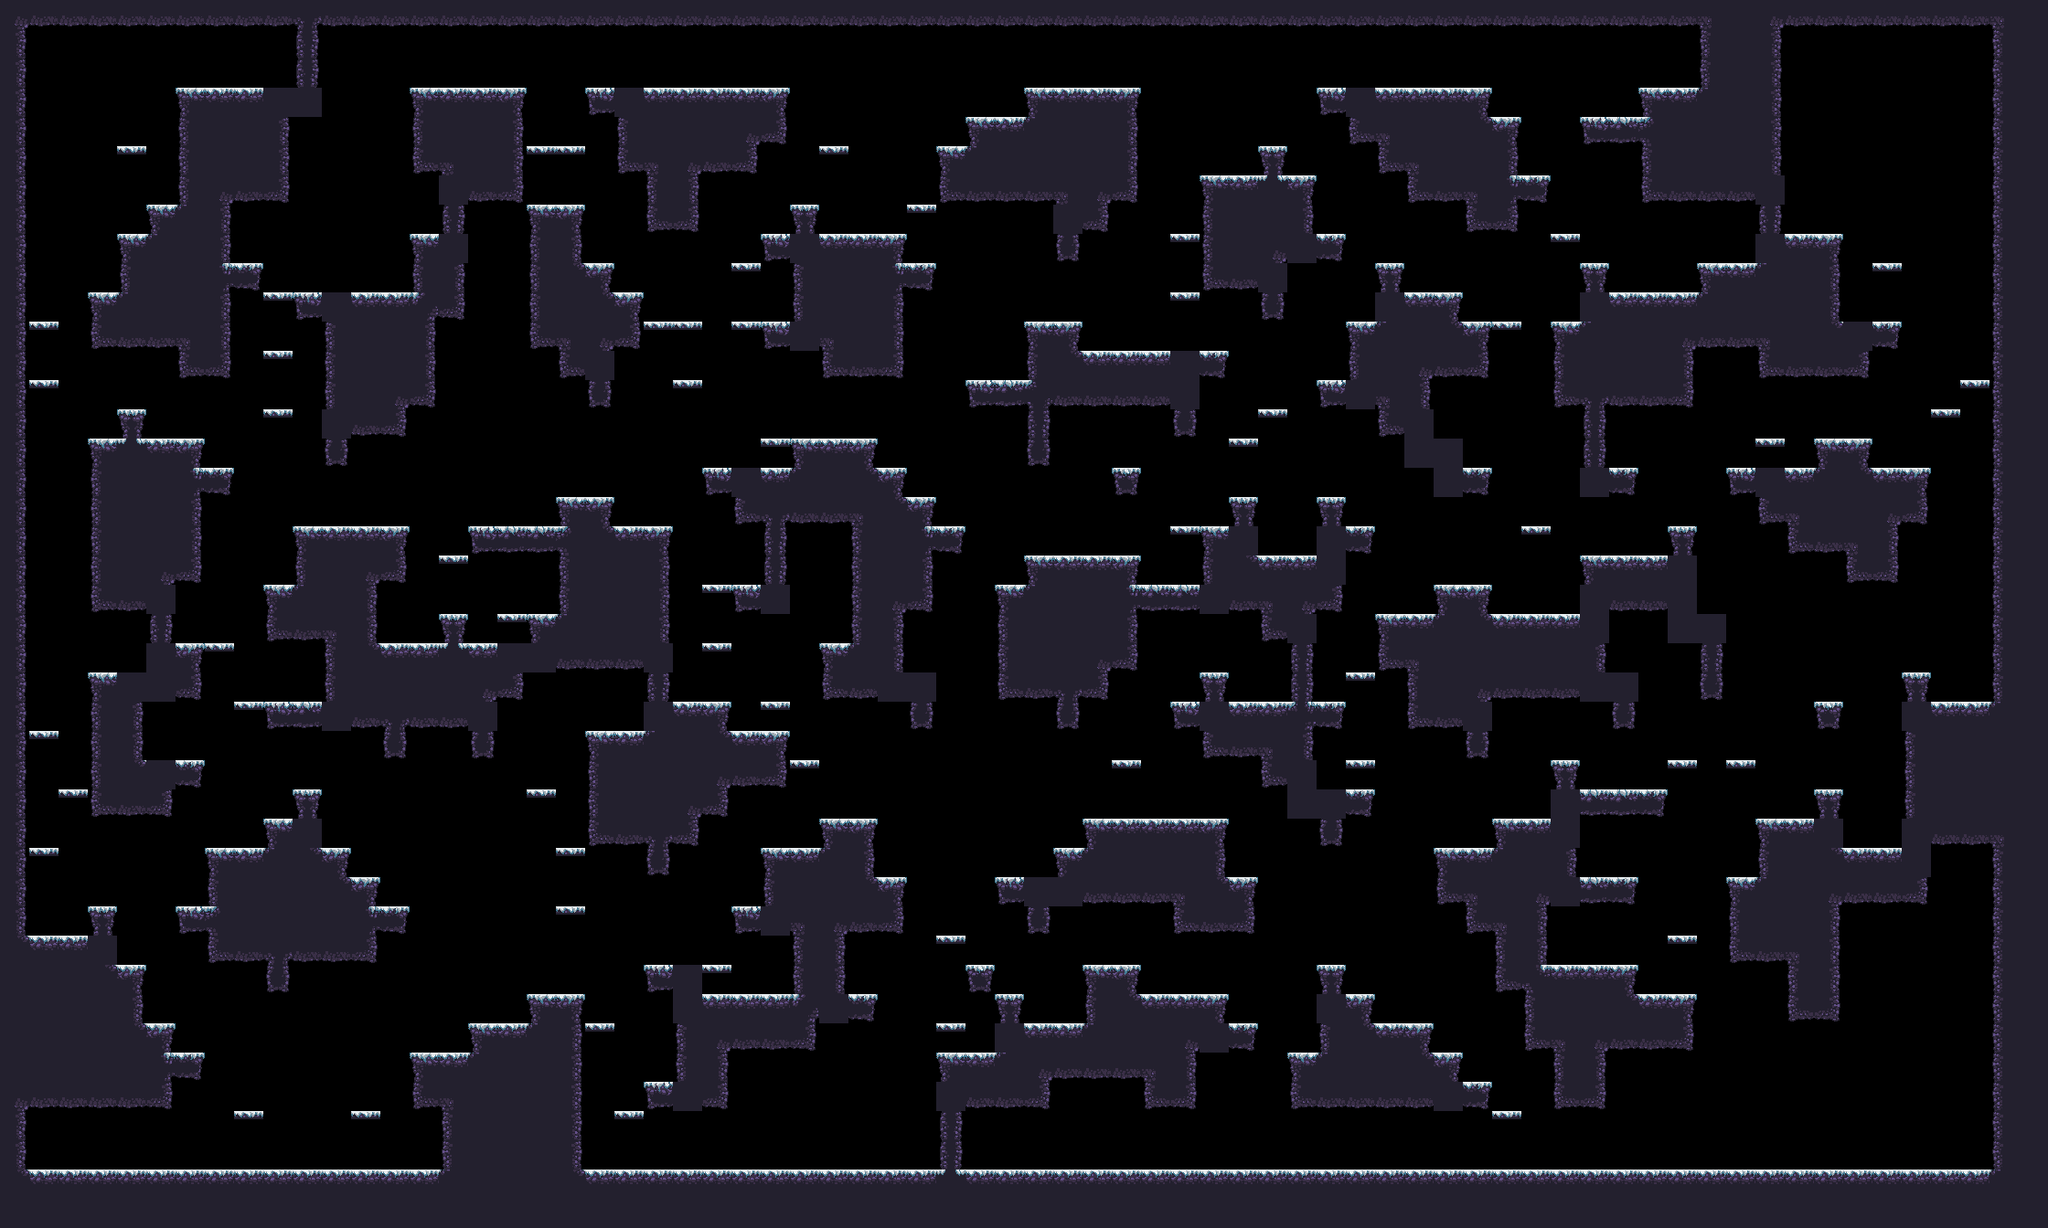

Below is a game level as drawn by its tile map, then a one-line description and the .tmx that defines it (tile-layer data replaced by summaries):
An orthogonal 70x42 tile map with 32x32 px tiles, 1 tile layer (main) and 17 objects (9x spawn, spawnPlayer0, spawnCrown0, spawnPlayer1, spawnCrown1, ...).

<map compressionlevel="0" height="42" infinite="0" nextlayerid="3" nextobjectid="4" orientation="orthogonal" renderorder="right-down" tiledversion="1.3.2" tileheight="32" tilewidth="32" version="1.2" width="70">
 <tileset firstgid="1" source="forest_winter_tile_set.tsx" />
 <layer height="42" id="1" name="main" width="70">
  <data>[2940 cells, 1326 non-empty, 29 distinct tile ids]</data>
 </layer>
 <objectgroup id="2" name="objects"><object id="1" name="spawnPlayer0" x="160" y="176.0" /><object id="2" name="spawnCrown0" x="352" y="272.0" /><object id="3" name="spawnPlayer1" x="2016" y="208.0" /><object id="4" name="spawnCrown1" x="2048" y="304.0" /><object id="5" name="spawnPlayer2" x="256" y="1232.0" /><object id="6" name="spawnCrown2" x="256" y="1232.0" /><object id="7" name="spawnPlayer3" x="2080" y="1232.0" /><object id="8" name="spawnCrown3" x="2144" y="1232.0" /><object id="9" name="spawn" x="1216" y="1232.0" /><object id="10" name="spawn" x="800" y="720.0" /><object id="11" name="spawn" x="928" y="848.0" /><object id="12" name="spawn" x="992" y="1232.0" /><object id="13" name="spawn" x="256" y="880.0" /><object id="14" name="spawn" x="1088" y="80.0" /><object id="15" name="spawn" x="1760" y="240.0" /><object id="16" name="spawn" x="1408" y="1104.0" /><object id="17" name="spawn" x="1216" y="848.0" /></objectgroup></map>
